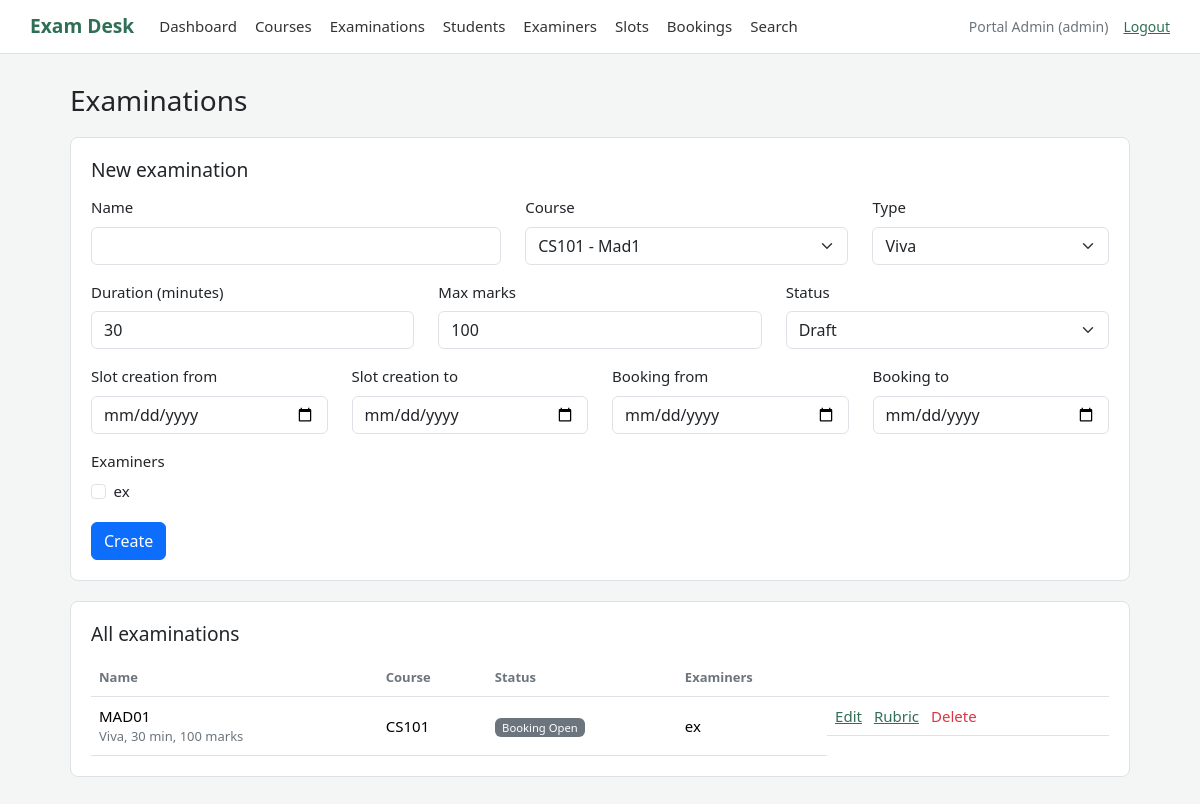
/admin/exams (signed in), run on the app's committed database.
### tables this page shows
CREATE TABLE users (
            id INTEGER PRIMARY KEY AUTOINCREMENT,
            name TEXT NOT NULL,
            email TEXT NOT NULL UNIQUE,
            password_hash TEXT NOT NULL,
            role TEXT NOT NULL CHECK (role IN ('admin', 'examiner', 'student')),
            department TEXT DEFAULT '',
            phone TEXT DEFAULT '',
            status TEXT NOT NULL DEFAULT 'active'
        );

CREATE TABLE examinations (
            id INTEGER PRIMARY KEY AUTOINCREMENT,
            course_id INTEGER NOT NULL,
            name TEXT NOT NULL,
            exam_type TEXT NOT NULL,
            duration_minutes INTEGER NOT NULL,
            max_marks INTEGER NOT NULL,
            slot_creation_start TEXT NOT NULL,
            slot_creation_end TEXT NOT NULL,
            booking_start TEXT NOT NULL,
            booking_end TEXT NOT NULL,
            status TEXT NOT NULL DEFAULT 'Draft',
            FOREIGN KEY (course_id) REFERENCES courses(id)
        );

CREATE TABLE courses (
            id INTEGER PRIMARY KEY AUTOINCREMENT,
            course_code TEXT NOT NULL UNIQUE,
            course_name TEXT NOT NULL,
            description TEXT DEFAULT '',
            status TEXT NOT NULL DEFAULT 'Active'
        );

### app.py (the view, shortened to what this page needs)
@app.route("/admin/exams", methods=["GET", "POST"])
@login_required("admin")
def admin_exams():
    connection = get_database()
    exams = connection.execute(
        """SELECT e.*, c.course_code, c.course_name,
                  (SELECT GROUP_CONCAT(u.name, ', ') FROM examiner_examinations ee
                   JOIN users u ON u.id = ee.examiner_id WHERE ee.examination_id = e.id) AS examiner_names
           FROM examinations e JOIN courses c ON c.id = e.course_id
           ORDER BY e.id DESC"""
    ).fetchall()
    courses = connection.execute("SELECT * FROM courses ORDER BY course_code").fetchall()
    examiners = connection.execute(
        "SELECT id, name FROM users WHERE role = 'examiner' AND status = 'active' ORDER BY name"
    ).fetchall()
    edit_exam = None
    assigned_ids = []
    return render_template("admin_exams.html", exams=exams, courses=courses,
                           examiners=examiners, edit_exam=edit_exam, assigned_ids=assigned_ids,
                           exam_types=EXAM_TYPES, exam_statuses=EXAM_STATUSES)

### app.py (called while the page is built)
def open_database():
    connection = sqlite3.connect(DATABASE_FILE)
    connection.row_factory = sqlite3.Row
    connection.execute("PRAGMA foreign_keys = ON")
    return connection

def get_database():
    if "database" not in g:
        g.database = open_database()
    return g.database

@app.teardown_appcontext
def close_database(error=None):
    connection = g.pop("database", None)
    if connection is not None:
        connection.close()

def login_required(*allowed_roles):
    def decorator(view):
        @wraps(view)
        def wrapped_view(*args, **kwargs):
            if "user_id" not in session:
                flash("Please sign in to continue.", "info")
                return redirect(url_for("login"))
            user = get_database().execute(
                "SELECT * FROM users WHERE id = ?", (session["user_id"],)
            ).fetchone()
            if user is None or user["status"] != "active":
                session.clear()
                flash("This account is not active yet.", "warning")
                return redirect(url_for("login"))
            if allowed_roles and user["role"] not in allowed_roles:
                abort(403)
            g.user = user
            return view(*args, **kwargs)
        return wrapped_view
    return decorator

@app.context_processor
def add_user_to_templates():
    user = None
    if "user_id" in session:
        user = get_database().execute(
            "SELECT id, name, email, role FROM users WHERE id = ?", (session["user_id"],)
        ).fetchone()
    return {"current_user": user}

### templates/admin_exams.html (shortened to what this page needs)
{% extends "base.html" %}
{% block content %}
<h1>Examinations</h1>
<div class="card-box">
    <h2>{{ 'Edit examination' if edit_exam else 'New examination' }}</h2>
    {% if not courses %}
    <p class="mb-0">Add a course first. <a href="{{ url_for('admin_courses') }}">Go to courses</a></p>
    {% else %}
    <form method="post">
        <div class="row">
            <div class="col-md-5 mb-3">
                <label class="form-label" for="name">Name</label>
                <input class="form-control" id="name" name="name" value="{{ edit_exam.name if edit_exam else '' }}" required>
            </div>
            <div class="col-md-4 mb-3">
                <label class="form-label" for="course_id">Course</label>
                <select class="form-select" id="course_id" name="course_id" required>
                    {% for course in courses %}
                    <option value="{{ course.id }}" {% if edit_exam and edit_exam.course_id == course.id %}selected{% endif %}>
                        {{ course.course_code }} - {{ course.course_name }}
                    </option>
                    {% endfor %}
                </select>
            </div>
            <div class="col-md-3 mb-3">
                <label class="form-label" for="exam_type">Type</label>
                <select class="form-select" id="exam_type" name="exam_type">
                    {% for kind in exam_types %}
                    <option {% if edit_exam and edit_exam.exam_type == kind %}selected{% endif %}>{{ kind }}</option>
                    {% endfor %}
                </select>
            </div>
        </div>
        <div class="row">
            <div class="col-md-4 mb-3">
                <label class="form-label" for="duration_minutes">Duration (minutes)</label>
                <input class="form-control" id="duration_minutes" name="duration_minutes" type="number" min="1"
                       value="{{ edit_exam.duration_minutes if edit_exam else 30 }}" required>
            </div>
            <div class="col-md-4 mb-3">
                <label class="form-label" for="max_marks">Max marks</label>
                <input class="form-control" id="max_marks" name="max_marks" type="number" min="1"
                       value="{{ edit_exam.max_marks if edit_exam else 100 }}" required>
            </div>
            <div class="col-md-4 mb-3">
                <label class="form-label" for="status">Status</label>
                <select class="form-select" id="status" name="status">
                    {% for state in exam_statuses %}
                    <option {% if edit_exam and edit_exam.status == state %}selected{% endif %}>{{ state }}</option>
                    {% endfor %}
                </select>
            </div>
        </div>
        <div class="row">
            <div class="col-sm-6 col-md-3 mb-3">
                <label class="form-label" for="slot_creation_start">Slot creation from</label>
                <input class="form-control" id="slot_creation_start" name="slot_creation_start" type="date"
                       value="{{ edit_exam.slot_creation_start if edit_exam else '' }}" required>
            </div>
            <div class="col-sm-6 col-md-3 mb-3">
                <label class="form-label" for="slot_creation_end">Slot creation to</label>
                <input class="form-control" id="slot_creation_end" name="slot_creation_end" type="date"
                       value="{{ edit_exam.slot_creation_end if edit_exam else '' }}" required>
            </div>
            <div class="col-sm-6 col-md-3 mb-3">
                <label class="form-label" for="booking_start">Booking from</label>
                <input class="form-control" id="booking_start" name="booking_start" type="date"
                       value="{{ edit_exam.booking_start if edit_exam else '' }}" required>
            </div>
            <div class="col-sm-6 col-md-3 mb-3">
                <label class="form-label" for="booking_end">Booking to</label>
                <input class="form-control" id="booking_end" name="booking_end" type="date"
                       value="{{ edit_exam.booking_end if edit_exam else '' }}" required>
            </div>
        </div>
        <div class="mb-3">
            <label class="form-label">Examiners</label>
            {% if examiners %}
            <div>
                {% for examiner in examiners %}
                <div class="form-check form-check-inline">
                    <input class="form-check-input" type="checkbox" id="examiner_{{ examiner.id }}" name="examiner_ids"
                           value="{{ examiner.id }}" {% if examiner.id in assigned_ids %}checked{% endif %}>
                    <label class="form-check-label" for="examiner_{{ examiner.id }}">{{ examiner.name }}</label>
                </div>
                {% endfor %}
            </div>
            {% else %}
            <p class="sub">No approved examiners yet. <a href="{{ url_for('admin_examiners') }}">Approve examiners</a></p>
            {% endif %}
        </div>
        <button class="btn btn-primary" type="submit">{{ 'Save' if edit_exam else 'Create' }}</button>
    </form>
    {% endif %}
</div>
<div class="card-box">
    <h2>All examinations</h2>
    {% if exams %}
    <div class="table-responsive">
        <table class="table">
            <thead>
                <tr><th>Name</th><th>Course</th><th>Status</th><th>Examiners</th><th></th></tr>
            </thead>
            <tbody>
                {% for exam in exams %}
                <tr>
                    <td>
                        {{ exam.name }}
                        <div class="sub">{{ exam.exam_type }}, {{ exam.duration_minutes }} min, {{ exam.max_marks }} marks</div>
                    </td>
                    <td>{{ exam.course_code }}</td>
                    <td><span class="badge bg-secondary">{{ exam.status }}</span></td>
                    <td>{{ exam.examiner_names or 'None' }}</td>
                    <td class="actions">
                        <a href="{{ url_for('admin_exams', edit=exam.id) }}">Edit</a>
                        <a href="{{ url_for('admin_rubrics', exam_id=exam.id) }}">Rubric</a>
                        <form method="post" action="{{ url_for('delete_exam', exam_id=exam.id) }}">
                            <button class="link-btn text-danger" type="submit">Delete</button>
                        </form>
                    </td>
                </tr>
                {% endfor %}
            </tbody>
        </table>
    </div>
    {% else %}
    <p class="empty">No examinations yet.</p>
    {% endif %}
</div>
{% endblock %}

### templates/base.html (shortened to what this page needs)
<!doctype html>
<html lang="en">
<head>
    <link href="https://cdn.jsdelivr.net/npm/bootstrap@5.3.3/dist/css/bootstrap.min.css" rel="stylesheet">
    <link href="{{ url_for('static', filename='style.css') }}" rel="stylesheet">
</head>
<body>
    <header class="topbar">
        {% if current_user %}
        <a class="brand" href="{{ url_for('dashboard') }}">Exam Desk</a>
        <nav class="main-nav">
            <a href="{{ url_for('dashboard') }}">Dashboard</a>
            {% if current_user.role == 'admin' %}
                <a href="{{ url_for('admin_courses') }}">Courses</a>
                <a href="{{ url_for('admin_exams') }}">Examinations</a>
                <a href="{{ url_for('admin_students') }}">Students</a>
                <a href="{{ url_for('admin_examiners') }}">Examiners</a>
                <a href="{{ url_for('admin_slots') }}">Slots</a>
                <a href="{{ url_for('admin_bookings') }}">Bookings</a>
                <a href="{{ url_for('admin_search') }}">Search</a>
            {% elif current_user.role == 'examiner' %}
                <a href="{{ url_for('examiner_slots') }}">My slots</a>
            {% else %}
                <a href="{{ url_for('student_exams') }}">Exams</a>
                <a href="{{ url_for('student_history') }}">History</a>
                <a href="{{ url_for('student_profile') }}">Profile</a>
            {% endif %}
        </nav>
        <div class="account">
            <span class="account-name">{{ current_user.name }} ({{ current_user.role }})</span>
            <a href="{{ url_for('logout') }}">Logout</a>
        </div>
        {% else %}
        <a class="brand" href="{{ url_for('login') }}">Exam Desk</a>
        {% endif %}
    </header>
    <main class="page {% if not current_user %}page-narrow{% endif %}">
        {% block content %}{% endblock %}
    </main>
</body>
</html>

### static/style.css (style rules this page uses)
:root { --main: #2f6f55; --border: #dee2e6; --muted: #6c757d; }
body { background: #f4f6f5; font-size: 15px; }
a { color: var(--main); }
h1 { font-size: 1.75rem; margin-bottom: 20px; }
h2 { font-size: 1.2rem; margin-bottom: 15px; }
.topbar { display: flex; align-items: center; flex-wrap: wrap; gap: 10px 25px; padding: 12px 30px; background: #fff; border-bottom: 1px solid var(--border); }
.brand { font-size: 1.2rem; font-weight: bold; color: var(--main); text-decoration: none; }
.main-nav { display: flex; flex-wrap: wrap; gap: 18px; flex: 1; }
.main-nav a { color: #333; text-decoration: none; }
.account { display: flex; gap: 15px; font-size: 14px; }
.account-name { color: var(--muted); }
.page { max-width: 1100px; margin: 0 auto; padding: 30px 20px; }
.card-box { background: #fff; border: 1px solid var(--border); border-radius: 8px; padding: 20px; margin-bottom: 20px; }
.table { margin-bottom: 0; vertical-align: middle; }
.table th { font-size: 13px; color: var(--muted); font-weight: 600; }
.sub { color: var(--muted); font-size: 13px; }
.actions { display: flex; align-items: center; gap: 12px; white-space: nowrap; }
.actions form { margin: 0; }
.link-btn { background: none; border: none; padding: 0; }
.badge { font-weight: 500; }

### data on the page
users: name "Portal Admin", role "admin"
users: name "ex"
examinations: name "MAD01", exam_type "Viva", duration_minutes "30", max_marks "100", course_code "CS101", status "Booking Open", examiner_names "ex"

### other printed values
{{ 'Edit examination' if edit_exam else 'New examination' }} "New examination"
{{ 'Save' if edit_exam else 'Create' }} "Create"
form field course_id "CS101 - Mad1"
form field exam_type "Viva"
form field status "Draft"
